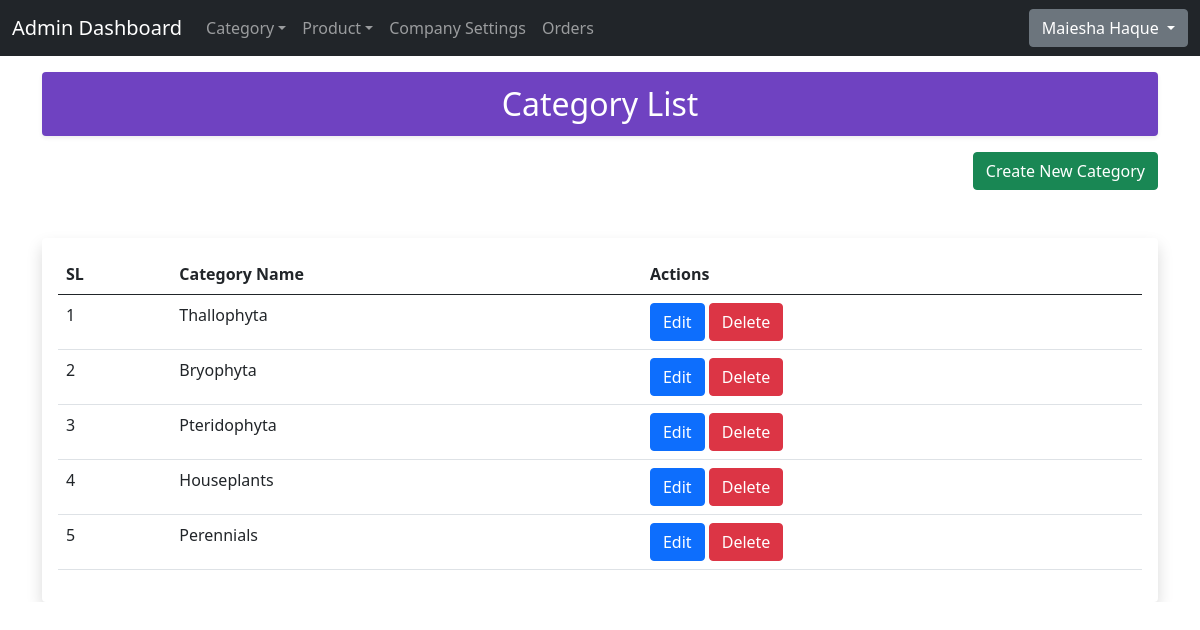
/admin/category_list.php (signed in), run on the app's committed database.
### tables this page shows
CREATE TABLE `category` (
  `id` int(11) NOT NULL,
  `name` varchar(255) NOT NULL
);

### db.php (called while the page is built, shortened)
<?php
    function db_connect(){
        $db_host = "localhost:3308";
        $db_user = "root";
        $db_pass = "";
        $db_name = "tree_life_shop";
        return mysqli_connect($db_host, $db_user, $db_pass, $db_name);
    }
?>

### admin/category_list.php (the view, shortened to what this page needs)
<?php
require_once '../db.php';
require_once 'header.php';
?>
<div class="d-flex align-items-center justify-content-center p-3 my-3 text-white bg-purple rounded shadow-sm">
    <div class="lh-1">
        <h1 class="h2 mb-0 text-white lh-1">Category List</h1>
    </div>
</div>
<div class="text-end">
    <a href="category_new.php" class="btn btn-success">Create New Category</a>
</div>
<div class="mt-5 p-3 bg-body rounded shadow">
    <table class="table">
        <thead>
            <tr>
                <th>SL</th>
                <th>Category Name</th>
                <th>Actions</th>
            </tr>
        </thead>
        <tbody>
            <?php
            $query = "SELECT * FROM category";
            $result = mysqli_query(db_connect(), $query);
            $serialNumber = 1;
            while ($row = mysqli_fetch_assoc($result)) {
                echo "<tr>";
                echo "<td>{$serialNumber}</td>";
                echo "<td>{$row['name']}</td>";
                echo "<td>
                                <a href='category_edit.php?id={$row['id']}' class='btn btn-primary'>Edit</a>
                                <a href='category_delete.php?id={$row['id']}' class='btn btn-danger'>Delete</a>
                            </td>";
                echo "</tr>";
                $serialNumber++;
            }
            ?>
        </tbody>
    </table>
</div>
<?php require_once 'footer.php'; ?>

### assets/css/offcanvas-navbar.css (style rules this page uses)
html, body { overflow-x: hidden; }
body { padding-top: 56px; }
.bg-purple { background-color: #6f42c1; }

### data on the page
category: name "Thallophyta"
category: name "Bryophyta"
category: name "Pteridophyta"
category: name "Houseplants"
category: name "Perennials"

### other printed values
$_SESSION['user']['f_name'] "Maiesha Haque"
